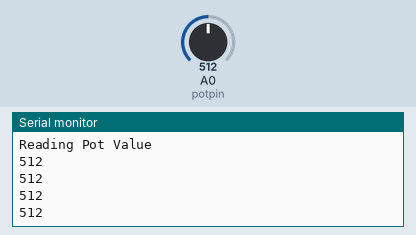
This sketch was run on a simulated Arduino Uno, built with avr-gcc and run on an emulated ATmega328P. Parts: the last lines printed to the serial monitor. The test bench sets the inputs (shaded band); at power-on: A0 (potpin) = 512.

Above: at 1.2 s.
1.3 s: A0 (potpin) set to 716
At 1.71 s:
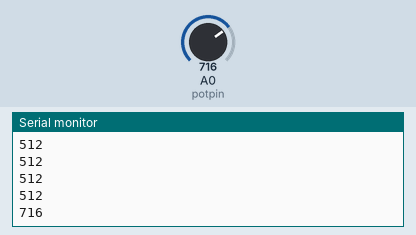
2.8 s: A0 (potpin) set to 900
At 2.91 s:
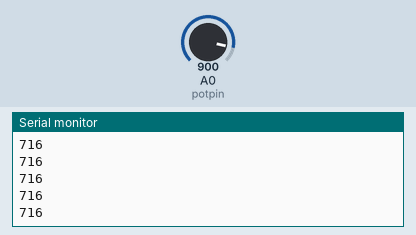
Timing chart, 0 to 5.8 s (numbered marks = the images above; inputs shaded):
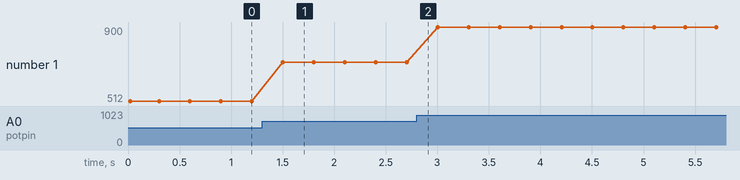

The sketch:

serial_communication.ino
```cpp
#define potpin A0

int value=0;

void setup() {
 Serial.begin(9600);
 Serial.println("Reading Pot Value");

}

void loop() {
value  = analogRead(potpin);
Serial.println(value);
delay(300);

}
```

Measured:
- after the input at 1.3 s, the serial monitor: prints a new line after 0.20 s (image 1)
- plotted number 1: 512 → 716 after the input at 1.3 s, 716 → 900 after the input at 2.8 s
